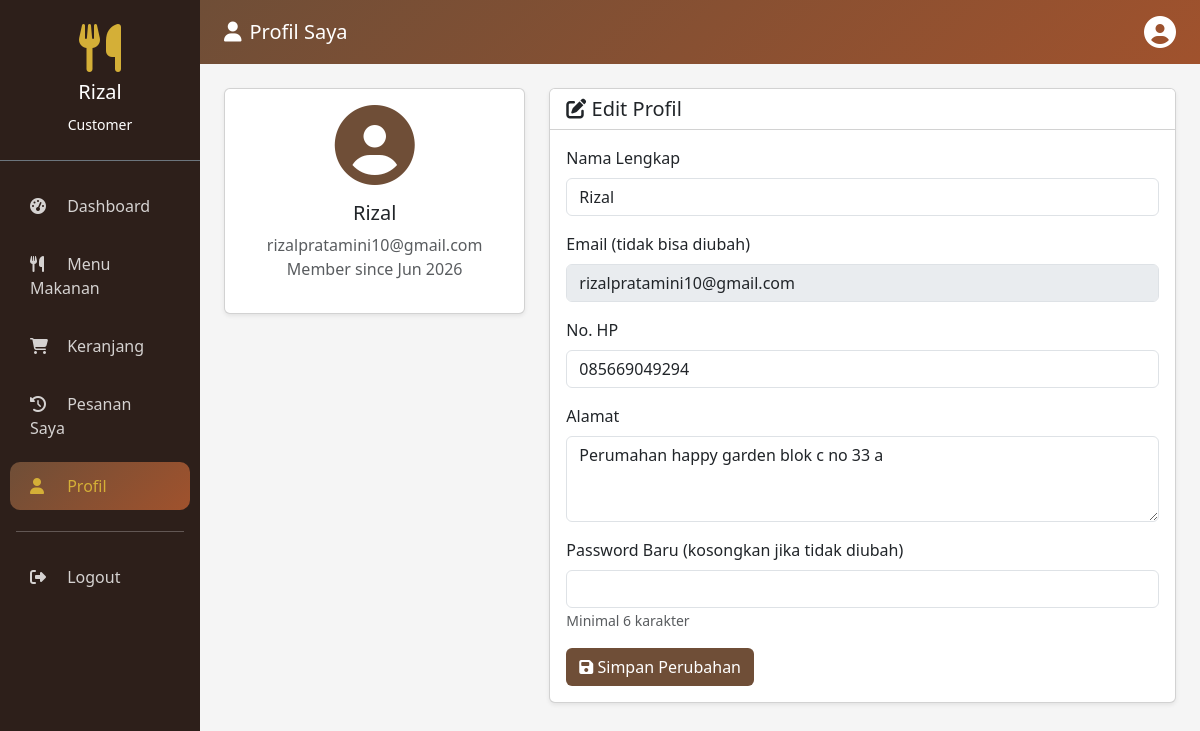
/customer/profil.php (signed in), run on the app's committed database.
### tables this page shows
CREATE TABLE `users` (
  `id` int(11) NOT NULL,
  `username` varchar(50) NOT NULL,
  `password` varchar(255) NOT NULL,
  `nama_lengkap` varchar(100) NOT NULL,
  `email` varchar(100) NOT NULL,
  `no_hp` varchar(15) NOT NULL,
  `alamat` text DEFAULT NULL,
  `role` enum('admin','customer','kurir') DEFAULT 'customer',
  `foto` varchar(255) DEFAULT NULL,
  `is_active` tinyint(1) DEFAULT 1,
  `created_at` timestamp NOT NULL DEFAULT current_timestamp(),
  `updated_at` timestamp NOT NULL DEFAULT current_timestamp() ON UPDATE current_timestamp()
);

### customer/profil.php (the view, shortened to what this page needs)
<?php
include '../config/database.php';
$customer_id = $_SESSION['customer_id'];
$customer = $koneksi->query("SELECT * FROM users WHERE id = $customer_id")->fetch_assoc();
?>
<!DOCTYPE html>
<html lang="id">
<head>
    <link href="https://cdn.jsdelivr.net/npm/bootstrap@5.3.0/dist/css/bootstrap.min.css" rel="stylesheet">
    <link rel="stylesheet" href="https://cdnjs.cloudflare.com/ajax/libs/font-awesome/6.4.0/css/all.min.css">
</head>
<body>
    <div class="container-fluid">
        <div class="row">
            <div class="col-md-3 col-lg-2 px-0 sidebar">
                <div class="text-center py-4 border-bottom border-secondary">
                    <i class="fas fa-utensils fa-3x" style="color: #D4AF37;"></i>
                    <h5 class="mt-2"><?php echo $_SESSION['customer_nama']; ?></h5>
                    <small>Customer</small>
                </div>
                <nav class="nav flex-column mt-3">
                    <a class="nav-link" href="dashboard.php"><i class="fas fa-tachometer-alt"></i> Dashboard</a>
                    <a class="nav-link" href="menu.php"><i class="fas fa-utensils"></i> Menu Makanan</a>
                    <a class="nav-link" href="keranjang.php"><i class="fas fa-shopping-cart"></i> Keranjang</a>
                    <a class="nav-link" href="pesanan_saya.php"><i class="fas fa-history"></i> Pesanan Saya</a>
                    <a class="nav-link active" href="profil.php"><i class="fas fa-user"></i> Profil</a>
                    <hr class="bg-secondary mx-3">
                    <a class="nav-link" href="logout.php"><i class="fas fa-sign-out-alt"></i> Logout</a>
                </nav>
            </div>
            <div class="col-md-9 col-lg-10 p-0">
                <nav class="navbar navbar-custom px-4 py-3 text-white">
                    <h5 class="mb-0"><i class="fas fa-user me-2"></i>Profil Saya</h5>
                    <div class="d-flex align-items-center">
                        <i class="fas fa-user-circle fa-2x"></i>
                    </div>
                </nav>
                <div class="p-4">
                    <div class="row">
                        <div class="col-md-4">
                            <div class="card shadow-sm text-center">
                                <div class="card-body">
                                    <i class="fas fa-user-circle fa-5x mb-3" style="color: #6F4E37;"></i>
                                    <h5><?php echo $customer['nama_lengkap']; ?></h5>
                                    <p class="text-muted mb-0"><?php echo $customer['email']; ?></p>
                                    <p class="text-muted">Member since <?php echo date('M Y', strtotime($customer['created_at'])); ?></p>
                                </div>
                            </div>
                        </div>
                        <div class="col-md-8">
                            <div class="card shadow-sm">
                                <div class="card-header bg-white">
                                    <h5 class="mb-0"><i class="fas fa-edit"></i> Edit Profil</h5>
                                </div>
                                <div class="card-body">
                                    <form method="POST">
                                        <div class="mb-3">
                                            <label class="form-label">Nama Lengkap</label>
                                            <input type="text" name="nama_lengkap" class="form-control" value="<?php echo $customer['nama_lengkap']; ?>" required>
                                        </div>
                                        <div class="mb-3">
                                            <label class="form-label">Email (tidak bisa diubah)</label>
                                            <input type="email" class="form-control" value="<?php echo $customer['email']; ?>" disabled>
                                        </div>
                                        <div class="mb-3">
                                            <label class="form-label">No. HP</label>
                                            <input type="text" name="no_hp" class="form-control" value="<?php echo $customer['no_hp']; ?>" required>
                                        </div>
                                        <div class="mb-3">
                                            <label class="form-label">Alamat</label>
                                            <textarea name="alamat" class="form-control" rows="3" required><?php echo $customer['alamat']; ?></textarea>
                                        </div>
                                        <div class="mb-3">
                                            <label class="form-label">Password Baru (kosongkan jika tidak diubah)</label>
                                            <input type="password" name="password" class="form-control">
                                            <small class="text-muted">Minimal 6 karakter</small>
                                        </div>
                                        <button type="submit" class="btn" style="background: #6F4E37; color: white;">
                                            <i class="fas fa-save"></i> Simpan Perubahan
                                        </button>
                                    </form>
                                </div>
                            </div>
                        </div>
                    </div>
                </div>
            </div>
        </div>
    </div>
</body>
</html>

### customer/profil.php (style rules this page uses)
:root { --primary: #6F4E37; --secondary: #D4AF37; }
body { background: #f5f5f5; }
.sidebar { background: #2D1F1A; min-height: 100vh; color: white; }
.sidebar .nav-link { color: rgba(255,255,255,0.8); padding: 12px 20px; border-radius: 10px; margin: 5px 10px; }
.sidebar .nav-link:hover, .sidebar .nav-link.active { background: linear-gradient(135deg, #6F4E37, #A0522D); color: #D4AF37; }
.sidebar .nav-link i { width: 25px; margin-right: 8px; }
.navbar-custom { background: linear-gradient(135deg, #6F4E37, #A0522D); }

### data on the page
users: nama_lengkap "Rizal", email "rizalpratamini10@gmail.com", created_at "Jun 2026", no_hp "085669049294", alamat "Perumahan happy garden blok c no 33 a"

### other printed values
$_SESSION['customer_nama'] "Rizal"
